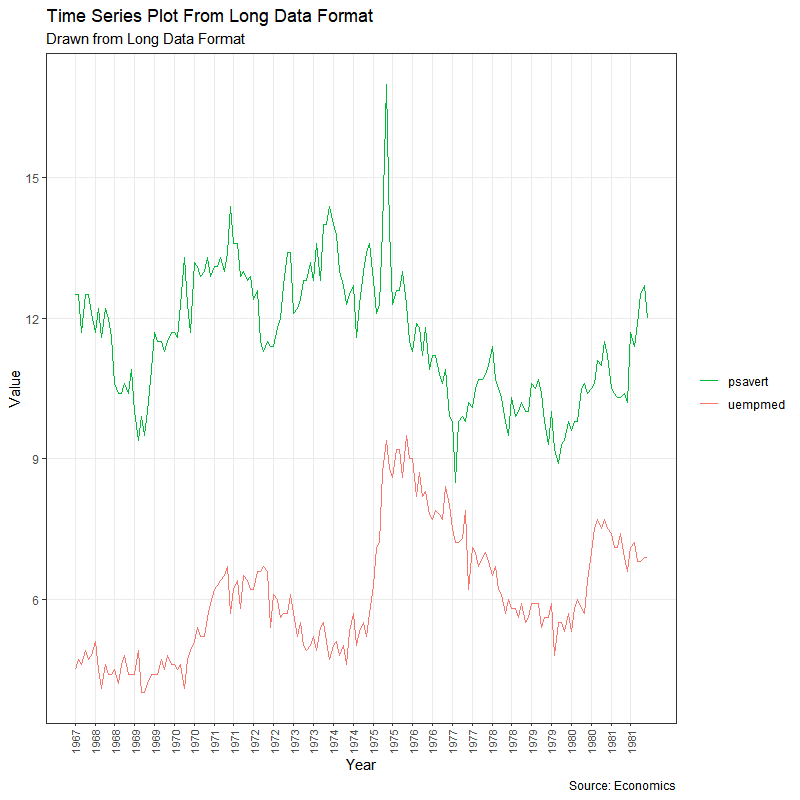

The R source for this figure:
### TIME SERIES PLOT FROM LONG DATA FORMAT: MULTIPLE TIME SERIES IN SAME DATA FRAME COLUMN ###

# Import ggplot2 package
library(ggplot2)                                     

# Import lubridate package
library(lubridate)                                   

# Pre-set the black and white theme
theme_set(theme_bw())                                

df <- [$ %in% c("", ""), ]                           # create a data frame filtered by a categorical variable
df <- df[lubridate::year(df$) %in% c(:), ]           # filter data frame for a specific time period

brks <- df$[seq(1, length(df$), 12)]                 # specify the plot breaks (see example below) 
lbls <- lubridate::year(brks)                        # specify the plot labels (see example below)

ggplot(data = df,                                    # do not modify this line of code 
       aes(x = )) +                                  # set the x variable (must be in Date format)
  geom_line(aes(y = ,                                # set the y variable (must be numerical)
                col = )) +                           # set the color variable for each of the lines
  labs(title = "",                                   # type in the plot title
       subtitle = "",                                # type in the plot subtitle
       cpation = "",                                 # type in additional captions
       x = "",                                       # type in the x-axis title
       y = "",                                       # type in teh y-axis title
       caption = "",                                 # type in additional captions                 
       color = NULL) +                               # do not modify this line of code
  scale_x_date(labels = lbls,                        # set labels = lbls
               breaks = brks) +                      # set labels = lbls
  scale_color_manual(labels = c("",""),              # type in the labels names
                     values = c(""="", ""="")) +     # type in the colors for the labels
  theme(axis.text.x = element_text(angle = ,         # set the x-axis text angle
                                   vjust = ,         # vjust shifts the x-axis text vertically
                                   size = ),         # set the x-axis text size
        panel.grid.minor = element_blank())          # do not modify this line of code

# EXAMPLE

data("economics_long", package = "ggplot2")

library(ggplot2)
library(lubridate)
theme_set(theme_bw())

df <- economics_long[economics_long$variable %in% c("psavert", "uempmed"), ]
df <- df[lubridate::year(df$date) %in% c(1967:1981), ]

brks <- df$date[seq(1, length(df$date), 12)]
lbls <- lubridate::year(brks)

ggplot(data = df,
       aes(x = date)) +
  geom_line(aes(y = value,
                col = variable)) +
  labs(title = "Time Series Plot From Long Data Format",
       subtitle = "Drawn from Long Data Format",
       cpation = "Source: Economics_long",
       x = "Year",
       y = "Value",
       caption = "Source: Economics",
       color = NULL) +
  scale_x_date(labels = lbls,
               breaks = brks) +
  scale_color_manual(labels = c("psavert", "uempmed"),
                     values = c("psavert" = "#00ba38", "uempmed" = "#f8766d")) +
  theme(axis.text.x = element_text(angle = 90,
                                   vjust = 0.5,
                                   size = 8),
        panel.grid.minor = element_blank())
